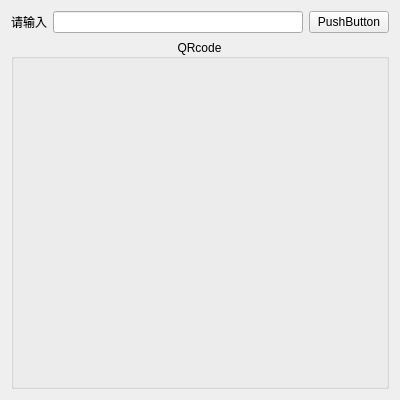
<?xml version="1.0" encoding="UTF-8"?>
<ui version="4.0">
 <class>Widget</class>
 <widget class="QWidget" name="Widget">
  <property name="geometry">
   <rect>
    <x>0</x>
    <y>0</y>
    <width>400</width>
    <height>400</height>
   </rect>
  </property>
  <property name="windowTitle">
   <string>Widget</string>
  </property>
  <layout class="QGridLayout" name="gridLayout">
   <item row="0" column="0">
    <widget class="QLabel" name="label">
     <property name="text">
      <string>请输入</string>
     </property>
    </widget>
   </item>
   <item row="0" column="1">
    <widget class="QLineEdit" name="lineEdit"/>
   </item>
   <item row="0" column="2">
    <widget class="QPushButton" name="pushButton">
     <property name="text">
      <string>PushButton</string>
     </property>
    </widget>
   </item>
   <item row="1" column="0" colspan="3">
    <widget class="QGroupBox" name="groupQR">
     <property name="title">
      <string>QRcode</string>
     </property>
     <property name="alignment">
      <set>Qt::AlignCenter</set>
     </property>
    </widget>
   </item>
  </layout>
 </widget>
 <layoutdefault spacing="6" margin="11"/>
 <resources/>
 <connections/>
</ui>
